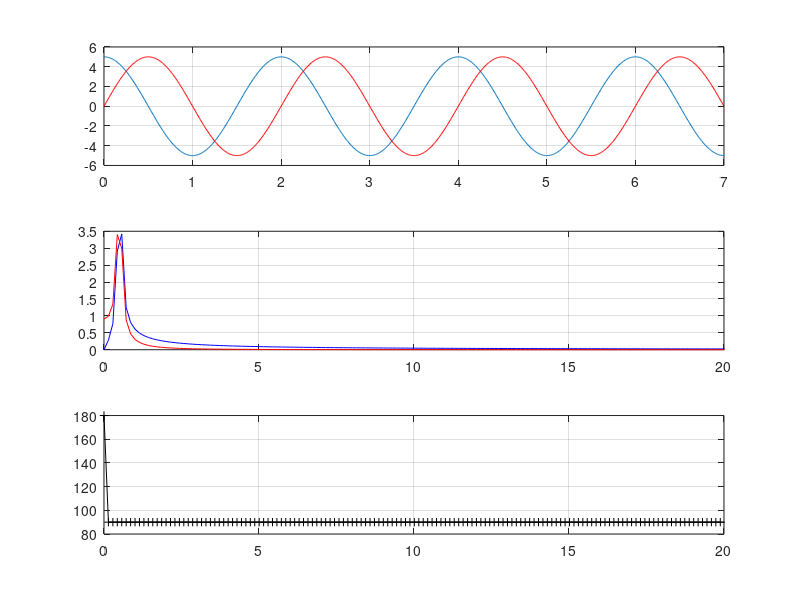
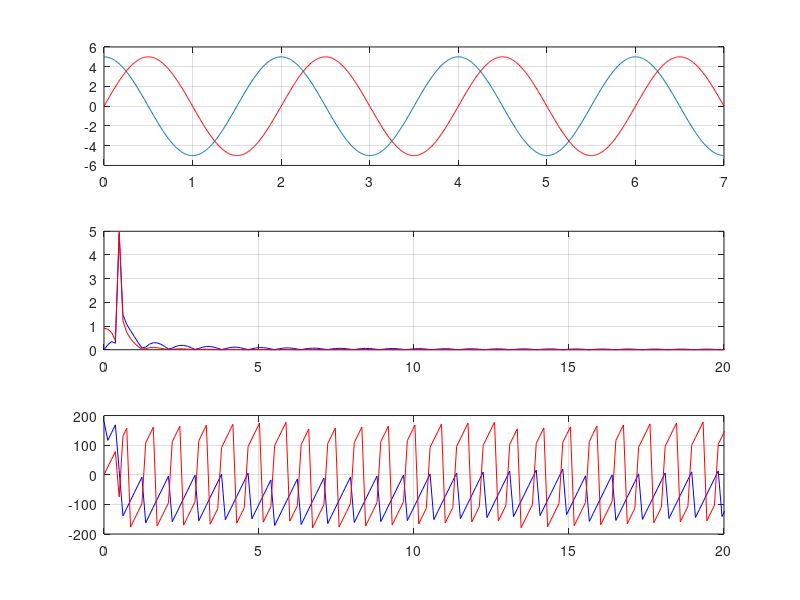

Reproduce these figures in MATLAB, in order.
function play_fft



Fs = 125;    %sample rate
Fo = 0.5;      % Freq of oscillations
lag = pi*(90)/180;   % Lag of second curve wrt first

time = 0:(1/Fs):7;
L = length(time);

y1 = 5.*cos(2.*pi.*time*Fo);
y2 = 5.*cos((2.*pi).*time*Fo-lag);



% APPROACH 1: Does better on phase

Y1 = fft(y1)/L;
Y2 = fft(y2)/L;
len = floor(length(Y1)/2)
f = Fs/2*linspace(0,1,len);

Y1_amp = 2*abs(Y1(1:len));
Y2_amp = 2*abs(Y2(1:len));

% Y1_ang = 180.*unwrap(angle(Y1(1:NFFT/2)))./pi;
% Y2_ang = 180.*unwrap(angle(Y2(1:NFFT/2)))./pi;

Y1_ang = 180.*(angle(Y1(1:len)))./pi;
Y2_ang = 180.*(angle(Y2(1:len)))./pi;

phs = 180.*(angle(Y1(1:len)./Y2(1:len)))./pi;

figure;
subplot(3,1,1)
plot(time,y1,time,y2,'r-')
grid on

subplot(3,1,2)
plot(f,Y1_amp,'b',f,Y2_amp,'r-')
set(gca,'XLim',[0 20])
grid on

subplot(3,1,3)
%plot(f,Y1_ang,'b-+',f,Y2_ang,'r-+')
plot(f,phs,'k+-')
set(gca,'XLim',[0 20])
grid on


% APPROACH 2: Does better on amplitude

NFFT = 2^nextpow2(L)
Y1 = fft(y1,NFFT)/L;
Y2 = fft(y2,NFFT)/L;
f = Fs/2*linspace(0,1,NFFT/2);

Y1_amp = 2*abs(Y1(1:NFFT/2));
Y2_amp = 2*abs(Y2(1:NFFT/2));

Y1_ang = 180.*(angle(Y1(1:NFFT/2)))./pi;
Y2_ang = 180.*(angle(Y2(1:NFFT/2)))./pi;

figure;
subplot(3,1,1)
plot(time,y1,time,y2,'r-')
grid on

subplot(3,1,2)
plot(f,Y1_amp,'b',f,Y2_amp,'r-')
set(gca,'XLim',[0 20])
grid on

subplot(3,1,3)
plot(f,Y1_ang,'b',f,Y2_ang,'r-')
set(gca,'XLim',[0 20])
grid on


return
% Example from matlab demos

t = 0:1/100:10-1/100;
x = sin(2*pi*15*t) + sin(2*pi*40*t);
L = length(t);

NFFT = 2^nextpow2(L)
y = fft(x,NFFT); 
m = abs(y);
p = unwrap(angle(y));

f = (0:length(y)-1)'*100/length(y);
subplot(3,1,1), plot(t,x)
subplot(3,1,2), plot(f,m), 
ylabel('Abs. Magnitude'), grid on
subplot(3,1,3), plot(f,p*180/pi)
ylabel('Phase [Degrees]'), grid on
xlabel('Frequency [Hertz]')